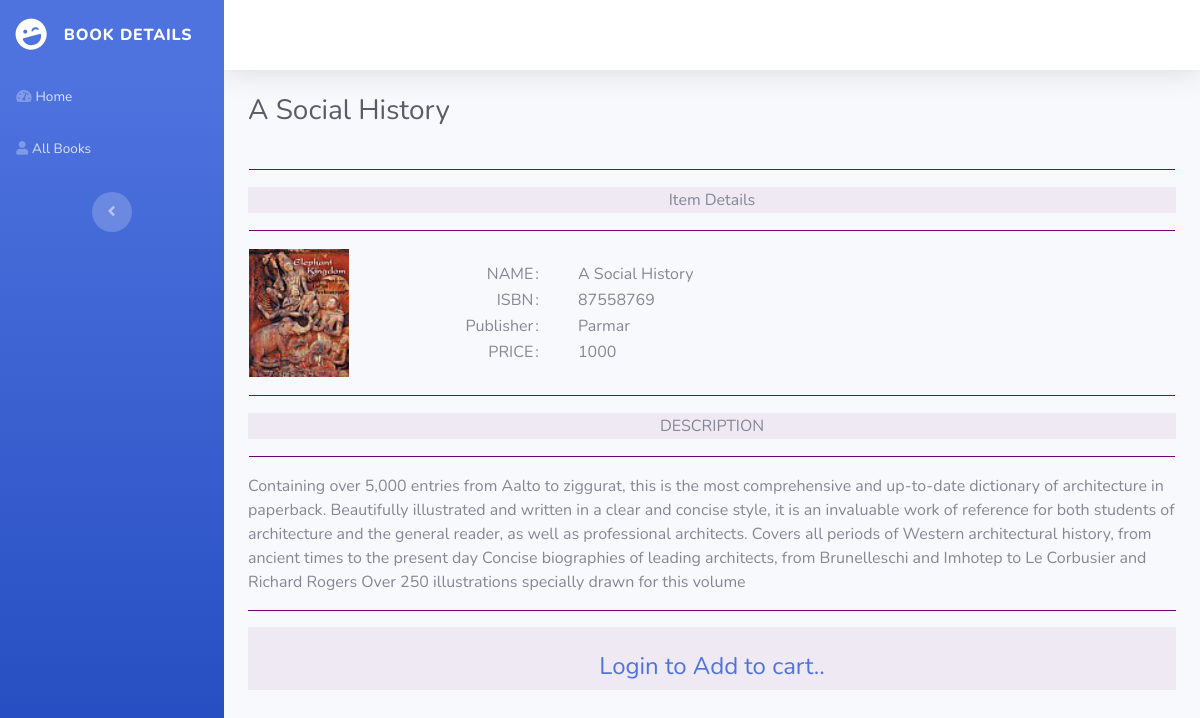
Screenshot of /book.php?isbn=87558769 with the database file from the repository.
### tables this page shows
CREATE TABLE IF NOT EXISTS `books` (
  `ID` int(11) NOT NULL AUTO_INCREMENT,
  `ISBN` varchar(20) NOT NULL DEFAULT 'NONE',
  `Name` varchar(256) NOT NULL DEFAULT 'NONE',
  `Description` text NOT NULL,
  `Price` int(11) NOT NULL DEFAULT '0',
  `Img` text NOT NULL,
  `Author` varchar(256) NOT NULL DEFAULT 'None',
  PRIMARY KEY (`ID`)
);

### book.php (the view, shortened to what this page needs)
<?php session_start();
require_once 'connection.php';
	$id=$_GET['isbn'];
	$q="SELECT * FROM `books` WHERE `ISBN`='". $id ."'";
	$res=mysqli_query($conn,$q) or die("Can't Execute Query..");
	$row=mysqli_fetch_assoc($res);
?>
<!DOCTYPE html PUBLIC "-//W3C//DTD XHTML 1.0 Strict//EN" "http://www.w3.org/TR/xhtml1/DTD/xhtml1-strict.dtd">
<html xmlns="http://www.w3.org/1999/xhtml">
<head>
    <link rel="stylesheet" href="ucp/assets/bootstrap/css/bootstrap.min.css">
    <link rel="stylesheet" href="ucp/assets/fonts/fontawesome-all.min.css">
    <link rel="stylesheet" href="ucp/assets/fonts/font-awesome.min.css">
    <link rel="stylesheet" href="ucp/assets/fonts/fontawesome5-overrides.min.css">
</head>
<body id="page-top">
    <div id="wrapper">
        <nav class="navbar navbar-dark align-items-start sidebar sidebar-dark accordion bg-gradient-primary p-0">
            <div class="container-fluid d-flex flex-column p-0"><a class="navbar-brand d-flex justify-content-center align-items-center sidebar-brand m-0" href="#">
                    <div class="sidebar-brand-icon rotate-n-15"><i class="fas fa-laugh-wink"></i></div>
                    <div class="sidebar-brand-text mx-3"><span>Book Details</span></div>
                </a>
                <ul class="navbar-nav text-light" id="accordionSidebar">
                    <li class="nav-item"><a class="nav-link" href="index.php"><i class="fas fa-tachometer-alt"></i><span>Home</span></a></li>
                    <li class="nav-item"><a class="nav-link" href="allbooks.php"><i class="fas fa-user"></i><span>All Books</span></a></li>
                </ul>
                <div class="text-center d-none d-md-inline"><button class="btn rounded-circle border-0" id="sidebarToggle" type="button"></button></div>
            </div>
        </nav>
        <div class="d-flex flex-column" id="content-wrapper">
            <div id="content">
                <nav class="navbar navbar-light navbar-expand bg-white shadow mb-4 topbar static-top">
                </nav>
                <div class="container-fluid">
                    <h3 class="text-dark mb-4"><?php echo $row['Name'];?></h3>
				<div id="page">
							<div id="content">
								<div class="post">
									<div class="entry">
										<?php
											echo '	<table border="0" width="100%">
												 <tr>
													<td><hr color="purple"></td>
												</tr>
												 <tr align="center" bgcolor="#EEE9F3">
													 <td>Item Details</td>
												</tr>
												<tr>
													<td><hr color="purple"></td>
												</tr>
											 </table>
											<table border="0"  width="100%">
												<tr>
													<td width="15%" rowspan="3">
														<img src="admin/'.$row['Img'].'" width="100">
													</td>
												</tr>
												<tr>
													<td width="50%" height="100%">
														<table border="0"  width="100%" height="100%">
															<tr valign="top">
																<td align="right" width="10%">NAME</td>
																<td width="6%">: </td>
																<td align="left">'.$row['Name'].'</td>
															</tr>
															<tr>
																<td align="right">ISBN</td>
																<td>: </td>
																<td align="left">'.$row['ISBN'].'</td>
															</tr>
															<tr>
																<td align="right">Publisher </td>
																<td>: </td>
																<td align="left">'.$row['Author'].'</td>
															</tr>
															<tr>
																<td align="right"> PRICE</td>
																<td>: </td>
																<td align="left">'.$row['Price'].'</td>
															</tr>
														</table>
													</td>
												</tr>
											</table>
											<table border="0" width="100%">
												 <tr>
													<td><hr color="purple"></td>
												</tr>
												 <tr align="center" bgcolor="#EEE9F3">
													 <td>DESCRIPTION</td>
												</tr>
												<tr>
													<td><hr color="purple"></td>
												</tr>
											 </table>
											 '.$row['Description'].'
											 <tr><td colspan=2><hr color="purple"></td></tr>
											<table border="0" width="100%">
												 <tr align="center" bgcolor="#EEE9F3">';
												 if(isset($_SESSION['userloggedin']))
												 {
													echo ' <td><a href="ucp/process_cart.php?isbn='. $row['ISBN'] .'&nm='.$row['Name'].'&rate='.$row['Price'].'">
														Add To Cart
													</a></td>';
												}
												else
												{
													echo '<td><br><a href="index.php"> <h4>Login to Add to cart..</h4></a></td>';
												}
												echo '</tr>
											</table>';
										?>
									</div>
								</div>
							</div>
</body>
</html>

### rows the page displays
books: Name "A Social History", Img (picture), ISBN "87558769", Author "Parmar", Price "1000", Description "Containing over 5,000 entries from Aalto to ziggurat, this is the most comprehensive and up-to-date dictionary of architecture in paperback. Beautifully illustrated and written in a clear and concise style, it is an invaluable work of reference for both students of architecture and the general reader, as well as professional architects. Covers all periods of Western architectural history, from ancient times to the present day Concise biographies of leading architects, from Brunelleschi and Imhotep to Le Corbusier and Richard Rogers Over 250 illustrations specially drawn for this volume"
